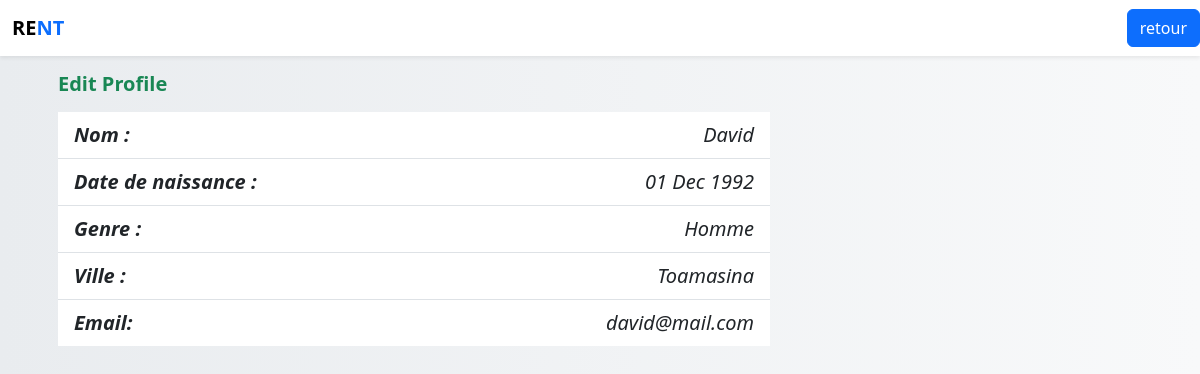
Page /pages/profil.php?num=4 on the committed database.
### tables this page shows
CREATE TABLE s2_membre
(
    id_membre int primary key AUTO_INCREMENT,
    nom char(25),
    date_de_naissance date,
    genre char(10),
    Email varchar(70),
    ville char(25),
    MotDepasse varchar(20),
    image_profil varchar(200)    
);

### includer/connection.php (called while the page is built, shortened)
<?php
function dbconnect()
{
    static $connect = null;
    if ($connect === null) {
        $connect = mysqli_connect('localhost', 'root', '', 'db_s2_ETU003993');
        mysqli_set_charset($connect, 'utf8mb4');
    }
    return $connect;
}
?>

### includer/fonction.php (called while the page is built, shortened)
<?php
require("connection.php");
function profil($num){
    $requette = "SELECT * FROM s2_membre
    WHERE id_membre = '$num'";
    $resultat = mysqli_query(dbconnect(), $requette);
    $val = mysqli_fetch_assoc($resultat);
    return $val;
}
?>

### pages/profil.php (the view, shortened to what this page needs)
<?php
require("../includer/fonction.php");
$num=$_GET["num"];
$donne=profil($num);
?>
<!DOCTYPE html>
<html lang="en">
<head>
    <link href="../assets/css/bootstrap.min.css" rel="stylesheet">
    <link rel="stylesheet" href="../assets/css/styles.css">
</head>
<body class="bg-light">
<nav class="navbar navbar-expand-lg navbar-light bg-white shadow-sm">
  <div class="container">
    <a class="navbar-brand fw-bold" href="#">RE<span class="text-primary">NT</span>
    </a>
  </div>
  <a href="accueil.php" class="btn btn-primary ms-2">retour</a>
</nav>
    <div class="container">
    <div class="col-md-8 p-3">
    <h5 class="mb-3 fw-bold text-success">Edit Profile</h5>
    <ul class="list-group list-group-flush">
        <li class="list-group-item d-flex justify-content-between align-items-center fs-5 fst-italic">
            <strong>Nom :</strong><?= $donne['nom'] ?>
        </li>
        <li class="list-group-item d-flex justify-content-between align-items-center fs-5 fst-italic">
            <strong>Date de naissance :</strong><?= date('d M Y', strtotime($donne['date_de_naissance'])); ?>
        </li>
        <li class="list-group-item d-flex justify-content-between align-items-center fs-5 fst-italic">
            <strong>Genre :</strong><?= $donne['genre'] ?>
        </li>
        <li class="list-group-item d-flex justify-content-between align-items-center fs-5 fst-italic">
            <strong>Ville :</strong><?= $donne['ville'] ?>
        </li>
        <li class="list-group-item d-flex justify-content-between align-items-center fs-5 fst-italic">
            <strong>Email:</strong><?= $donne['Email'] ?>
        </li>
    </ul>
</div>
    </div>
</body>
</html>

### assets/css/styles.css (style rules this page uses)
:root { --primary: #0d6efd; --secondary: #6c757d; --light: #f8f9fa; --dark: #212529; --accent: #6610f2; --danger: #dc3545; }
body { font-family: 'Segoe UI', Tahoma, Geneva, Verdana, sans-serif; background: linear-gradient(to right, #e9ecef, #f8f9fa); margin: 0; padding: 0; }

### rows in the picture
s2_membre: nom "David", date_de_naissance "01 Dec 1992", genre "Homme", ville "Toamasina", Email "david@mail.com"
